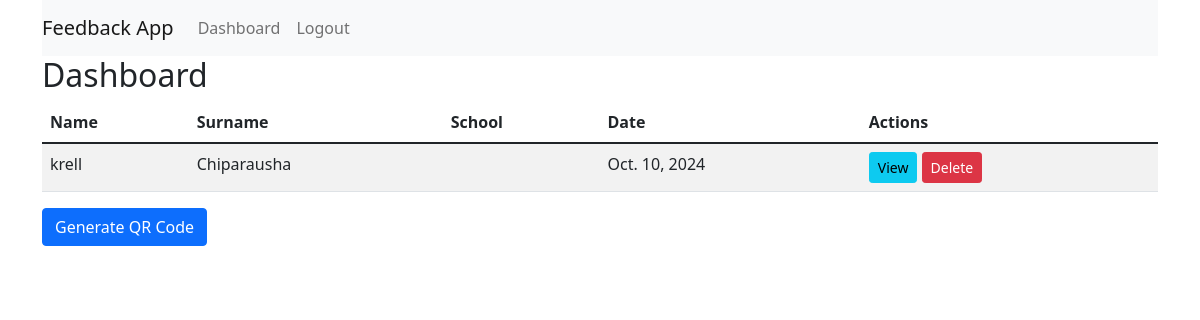
/feedback/dashboard/ (signed in), run on the app's committed database.
### feedback/models.py (models this page shows, shortened)
class Response(models.Model):
    name = models.CharField(max_length=100)
    surname = models.CharField(max_length=100)
    date = models.DateField(auto_now_add=True)
    answers = models.ManyToManyField(Question, through='Answer')

### feedback/views.py (the view)
# urls.py: path('dashboard/', views.dashboard, name='dashboard'),
@login_required
def dashboard(request):
    responses = Response.objects.all()
    return render(request, 'feedback/dashboard.html', {'responses': responses})

### feedback/templates/feedback/dashboard.html (shortened to what this page needs)
{% extends 'feedback/base.html' %}
{% block content %}
    <h2>Dashboard</h2>
    <table class="table table-striped">
        <thead>
            <tr>
                <th>Name</th>
                <th>Surname</th>
                <th>School</th>
                <th>Date</th>
                <th>Actions</th>
            </tr>
        </thead>
        <tbody>
            {% for response in responses %}
                <tr>
                    <td>{{ response.name }}</td>
                    <td>{{ response.surname }}</td>
                    <td>{{ response.school }}</td>
                    <td>{{ response.date }}</td>
                    <td>
                        <a href="{% url 'view_response' response.id %}" class="btn btn-info btn-sm">View</a>
                        <form action="{% url 'delete_response' response.id %}" method="post" style="display:inline;">
                            <button type="submit" class="btn btn-danger btn-sm" onclick="return confirm('Are you sure you want to delete this response?');">Delete</button>
                        </form>
                    </td>
                </tr>
            {% endfor %}
        </tbody>
    </table>
    <a href="{% url 'generate_qr' %}" class="btn btn-primary">Generate QR Code</a>
{% endblock %}

### feedback/static/css/styles.css (style rules this page uses)
body { background-color: #f4f6f9; font-family: 'Arial', sans-serif; margin: 0; padding: 0; }

### data on the page
Response: name "krell", surname "Chiparausha", date "Oct. 10, 2024"
